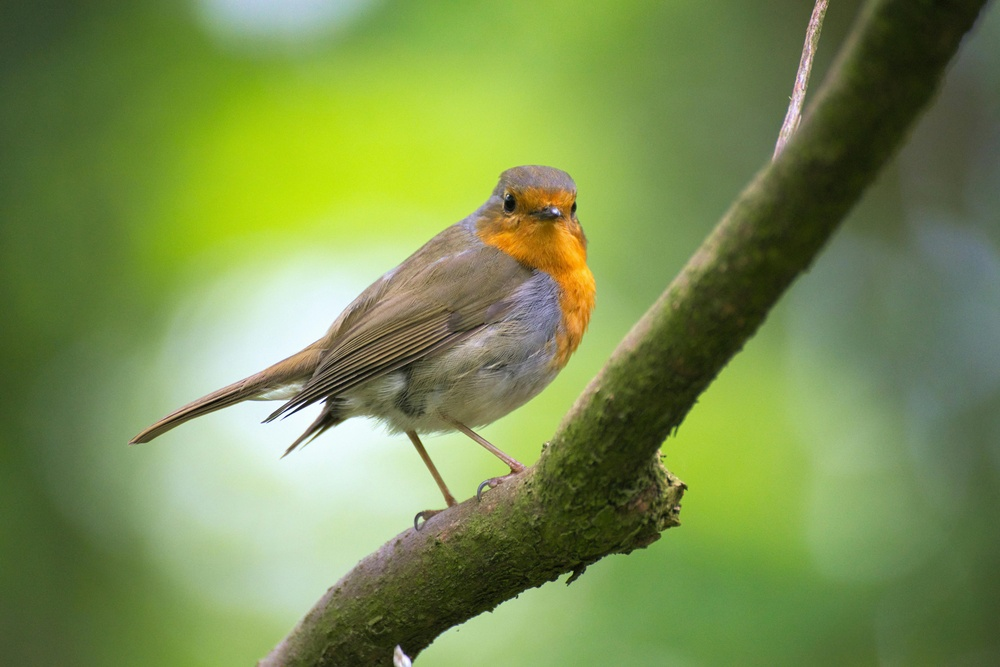
#> input picture Fundamentals/2OpenCV/bird.jpg, 1000 x 667 px, shrunk from 6026 x 4020 before the run, found by its file name
$ python 6Colorspaces.py
#> lines starting #> are read from the running program, lines starting #| are printed output that depends on the picture
# ColourSpace
import os
import cv2

img = cv2.imread(os.path.join('.','./Fundamentals/2OpenCV/bird.jpg'))
#> img is the input picture: shape (667, 1000, 3); mean B, G, R 80, 142.4, 121

img_gray = cv2.cvtColor(img, cv2.COLOR_BGR2GRAY)
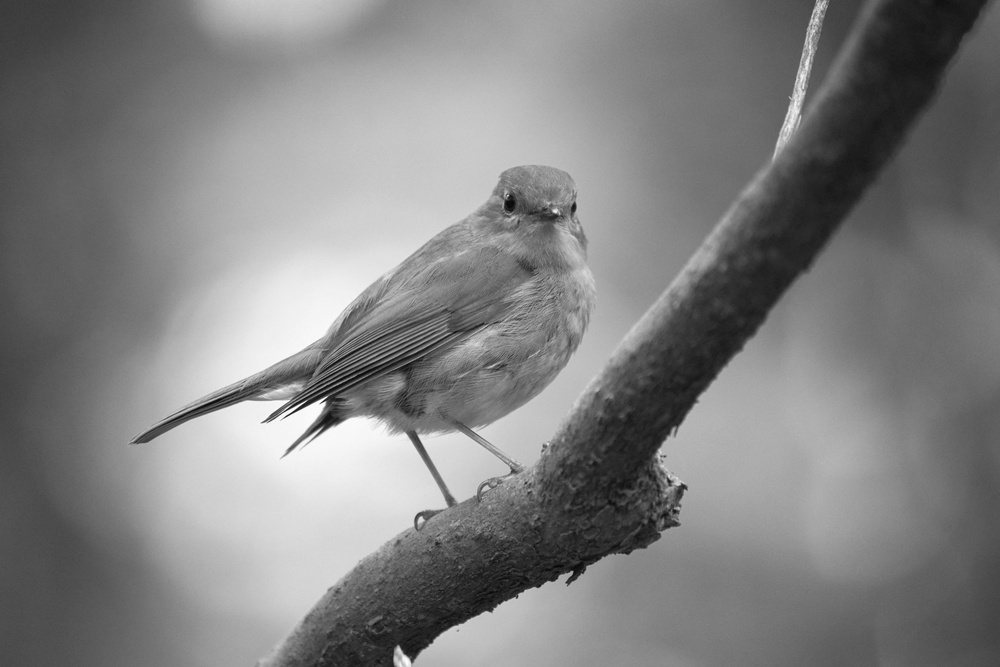
#> img_gray: shape (667, 1000); min 4, max 254, mean 128.9
img_rgb = cv2.cvtColor(img, cv2.COLOR_BGR2RGB) # Converted to rgb colour space

cv2.imshow('img_of_bird', img)
cv2.imshow('img_rgb', img_rgb)
cv2.imshow('img_gray', img_gray)

cv2.waitKey(0)
